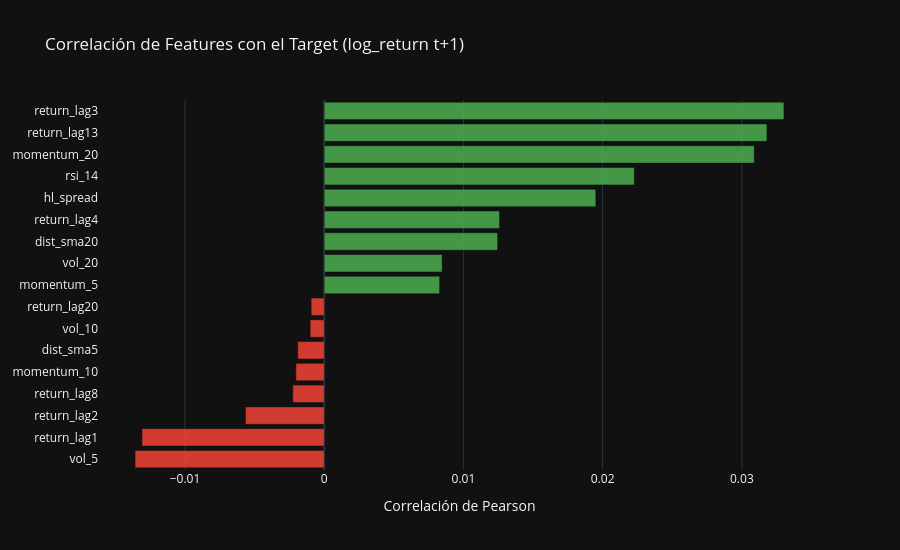

The cell this chart's notebook holds for it:
### Markdown cell above
**Interpretación ACF/PACF:**

**Precio (nivel):** El ACF muestra barras cercanas a 1.0 que decaen muy lentamente — firma clásica de una serie con raíz unitaria y memoria larga. El PACF cae a cero después del lag 1, indicando que toda la correlación larga proviene de un efecto en cadena (proceso AR(1) o random walk). Esto confirma que el precio **no es estacionario**.

**Retornos logarítmicos:** La mayoría de las barras están dentro de la banda, confirmando que los retornos son **casi ruido blanco** — comportamiento esperado en mercados eficientes. Los lags significativos detectados son: **4, 8, 13–14, 20, 25–26**, con el siguiente patrón interpretativo:

| Lags | Interpretación |
|---|---|
| 4, 8 | Memoria semanal y bisemanal (4 y 8 días hábiles) |
| 13–14 | Memoria quincenal (~3 semanas hábiles) |
| 20 | Memoria mensual (~1 mes hábil) — reportes EIA de inventarios |
| 25–26 | Memoria de 5 semanas |

Con base en estos lags significativos, se define la **ventana de 20 días** como el horizonte de memoria de la FNN, capturando el ciclo mensual más relevante del mercado de gasolina.

---
## **5. Feature Engineering**

Se construyen 17 variables de entrada para la FNN, diseñadas para capturar diferentes aspectos del comportamiento del mercado. Los lags se seleccionaron directamente de los picos significativos del PACF.

### Code cell
df = df_raw.copy()

# ── Lags de retorno (basados en PACF) ────────────────────
df["return_lag1"]  = df["log_return"].shift(1)
df["return_lag2"]  = df["log_return"].shift(2)
df["return_lag3"]  = df["log_return"].shift(3)
df["return_lag4"]  = df["log_return"].shift(4)   # sig. semanal
df["return_lag8"]  = df["log_return"].shift(8)   # sig. bisemanal
df["return_lag13"] = df["log_return"].shift(13)  # sig. quincenal
df["return_lag20"] = df["log_return"].shift(20)  # sig. mensual

# ── Medias móviles y distancia (reversión a la media) ────
df["sma_5"]      = df["Close"].rolling(5).mean()
df["sma_20"]     = df["Close"].rolling(20).mean()
df["dist_sma5"]  = (df["Close"] - df["sma_5"])  / df["sma_5"]
df["dist_sma20"] = (df["Close"] - df["sma_20"]) / df["sma_20"]

# ── Volatilidad realizada rolling ─────────────────────────
df["vol_5"]  = df["log_return"].rolling(5).std()
df["vol_10"] = df["log_return"].rolling(10).std()
df["vol_20"] = df["log_return"].rolling(20).std()

# ── Momentum ──────────────────────────────────────────────
df["momentum_5"]  = df["Close"].pct_change(5)
df["momentum_10"] = df["Close"].pct_change(10)
df["momentum_20"] = df["Close"].pct_change(20)

# ── RSI 14 días ───────────────────────────────────────────
def compute_rsi(series, period=14):
    delta = series.diff()
    gain  = delta.clip(lower=0).rolling(period).mean()
    loss  = (-delta.clip(upper=0)).rolling(period).mean()
    rs    = gain / loss
    return 100 - (100 / (1 + rs))

df["rsi_14"]    = compute_rsi(df["Close"], 14)

# ── High-Low spread (volatilidad intradía) ────────────────
df["hl_spread"] = (df["High"] - df["Low"]) / df["Close"]

# ── Variable objetivo: retorno del día siguiente ──────────
df["target"] = df["log_return"].shift(-1)

df.dropna(inplace=True)
df.reset_index(inplace=True)

features = [
    "return_lag1", "return_lag2", "return_lag3", "return_lag4",
    "return_lag8", "return_lag13", "return_lag20",
    "dist_sma5", "dist_sma20",
    "vol_5", "vol_10", "vol_20",
    "momentum_5", "momentum_10", "momentum_20",
    "rsi_14", "hl_spread"
]

print(f"Shape tras feature engineering : {df.shape}")
print(f"Total features                 : {len(features)}")
print(f"Target                         : log_return (t+1)")

# ── Correlación de features con el target ────────────────
corr_vals = df[features + ["target"]].corr()["target"].drop("target").sort_values()

fig = go.Figure(go.Bar(
    x=corr_vals.values,
    y=corr_vals.index,
    orientation="h",
    marker_color=["#F44336" if v < 0 else "#4CAF50" for v in corr_vals.values],
    opacity=0.85
))
fig.update_layout(
    title="Correlación de Features con el Target (log_return t+1)",
    xaxis_title="Correlación de Pearson",
    template="plotly_dark", height=550
)
fig.show()

### Figure 1 — Plotly figure (JSON) as saved in the notebook; plotly's stock layout.template omitted (floating-point values rounded to 4 significant figures)
{"data": [{"marker": {"color": ["#F44336", "#F44336", "#F44336", "#F44336", "#F44336", "#F44336", "#F44336", "#F44336", "#4CAF50", "#4CAF50", "#4CAF50", "#4CAF50", "#4CAF50", "#4CAF50", "#4CAF50", "#4CAF50", "#4CAF50"]}, "opacity": 0.85, "orientation": "h", "type": "bar", "x": [-0.01359, -0.01309, -0.005655, -0.002254, -0.002038, -0.001901, -0.001009, -0.0009349, 0.00829, 0.00847, 0.01246, 0.0126, 0.01951, 0.02227, 0.03089, 0.0318, 0.03302], "y": ["vol_5", "return_lag1", "return_lag2", "return_lag8", "momentum_10", "dist_sma5", "vol_10", "return_lag20", "momentum_5", "vol_20", "dist_sma20", "return_lag4", "hl_spread", "rsi_14", "momentum_20", "return_lag13", "return_lag3"]}], "layout": {"height": 550, "title": {"text": "Correlación de Features con el Target (log_return t+1)"}, "xaxis": {"title": {"text": "Correlación de Pearson"}}}}
